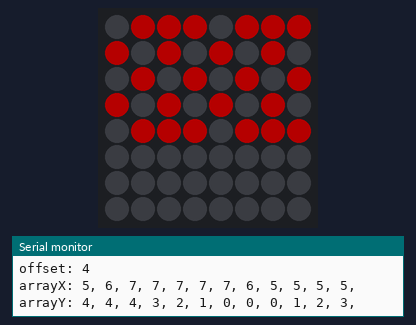
Simulated run of this sketch. Board: Arduino Uno, built with avr-gcc and run on an emulated ATmega328P. Shown: 8×8 RGB LED matrix (first LED top left, wired row by row), the last lines printed to the serial monitor. Dim RGB values are drawn brighter than linear.

Above: at 0.23 s.
At 8.15 s:
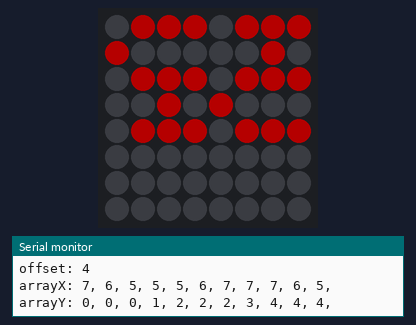
At 12.3 s:
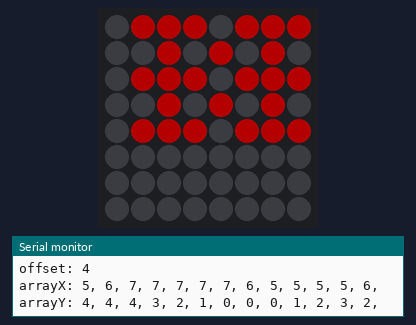
At 16.39 s:
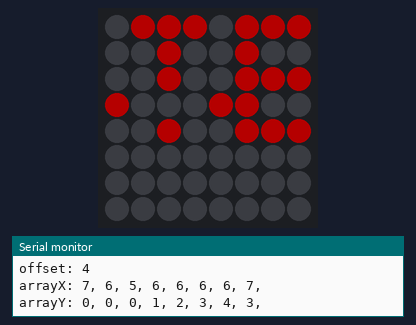
At 23.71 s:
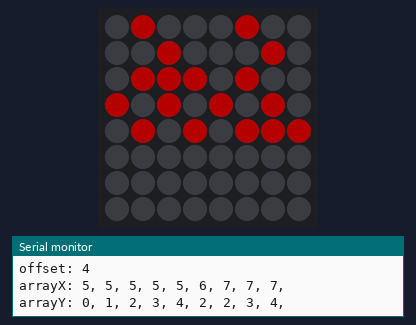
At 31.6 s:
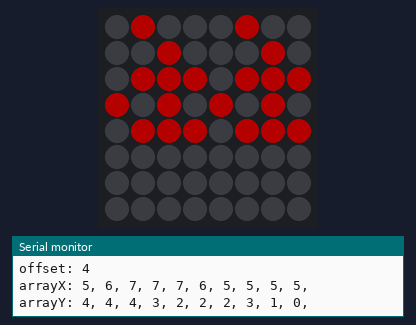

The sketch:

NEOPIXEL_MATRIX_1.0.ino
```cpp
#define FASTLED_ESP8266_NODEMCU_PIN_ORDER

#include <FastLED.h>

#define LED_PIN  3
#define COLOR_ORDER GRB
#define CHIPSET     WS2811
#define BRIGHTNESS 64

const uint8_t kMatrixWidth = 8;
const uint8_t kMatrixHeight = 8;
const bool    kMatrixSerpentineLayout = false;

uint16_t XY( uint8_t x, uint8_t y)
{
  uint16_t i;

  if ( kMatrixSerpentineLayout == false) {
    i = (y * kMatrixWidth) + x;
  }

  if ( kMatrixSerpentineLayout == true) {
    if ( y & 0x01) {
      // Odd rows run backwards
      uint8_t reverseX = (kMatrixWidth - 1) - x;
      i = (y * kMatrixWidth) + reverseX;
    } else {
      // Even rows run forwards
      i = (y * kMatrixWidth) + x;
    }
  }

  return i;
}

#define NUM_LEDS (kMatrixWidth * kMatrixHeight)

CRGB leds_plus_safety_pixel[ NUM_LEDS + 1];
CRGB* const leds( leds_plus_safety_pixel + 1);

uint16_t XYsafe( uint8_t x, uint8_t y)
{
  if ( x >= kMatrixWidth) return -1;
  if ( y >= kMatrixHeight) return -1;
  return XY(x, y);
}
//-------------------------------------------------------------------------------------------------------------------------
/*
   Alt over den her linje skal bare være der, så lad værd at fjerne det <3

   Ellers er det ret ez at bruge skræmene, bare skriv følgende
   leds[ XY(X, Y)]  = CHSV( H, S, V);
   hvor X,Y er kordinaterne på led'erne (hvor 0,0 er nede i højre hjørne)
   H,S,V er Hue, Saturation og lysstyrke
*/
//Arrays til X
int xX[] = {0, 0, 1, 1, 2, 2, 3, 3, 4, 4, 5, 5, 6, 6, 7, 7};
int xY[] = {7, 0, 6, 1, 5, 2, 4, 3, 3, 4, 2, 5, 1, 6, 0, 7};

//Arrays til hjerte
int hjerteX[] = {4, 3, 2, 1, 1, 1, 1, 2, 3, 4, 5, 5, 6, 7, 7, 7, 7, 6, 5};
int hjerteY[] = {0, 1, 2, 3, 4, 5, 6, 7, 7, 6, 7, 7, 7, 6, 5, 4, 3, 2, 1};

//Arrays til M
int mX[] = {5, 5, 5, 5, 4, 3, 3, 3, 3};
int mY[] = {2, 3, 4, 5, 4, 5, 4, 3, 2};

//Arrays til H
int hX[] = {5, 5, 5, 5, 3, 3, 3, 3, 4};
int hY[] = {2, 3, 4, 5, 2, 3, 4, 5, 4};

//Arrays til +
int plusX[] = {4, 4, 4, 5, 4, 3};
int plusY[] = {3, 4, 5, 4, 4, 4};

//Array for the number one
int oneX[] = {8, 7, 6, 5, 6, 6, 6, 6, 7};
int oneY[] = {8, 0, 0, 0, 1, 2, 3, 4, 3};

//Array for the number two
int twoX[] = {11, 5, 6, 7, 7, 7, 6, 5, 5, 5, 6, 7};
int twoY[] = {11, 0, 0, 0, 1, 2, 2, 2, 3, 4, 4, 4};

//Array for the number three
int threeX[] = {11, 7, 6, 5, 5, 5, 6, 7, 5, 5, 6, 7};
int threeY[] = {11, 0, 0, 0, 1, 2, 2, 2, 3, 4, 4, 4};

//Array for the number four
int fourX[] = {9, 5, 5, 5, 5, 5, 6, 7, 7, 7};
int fourY[] = {9, 0, 1, 2, 3, 4, 2, 2, 3, 4};

//Array for the number five
int fiveX[] = {11, 7, 6, 5, 5, 5, 6, 7, 7, 7, 6, 5};
int fiveY[] = {11, 0, 0, 0, 1, 2, 2, 2, 3, 4, 4, 4};

//Array for the number six
int sixX[] = {12, 5, 6, 7, 7, 7, 7, 7, 6, 5, 5, 5, 6};
int sixY[] = {12, 4, 4, 4, 3, 2, 1, 0, 0, 0, 1, 2, 2};

//Array for the number seven
int sevenX[] = {8, 7, 7, 6, 5, 5, 5, 5, 5};
int sevenY[] = {8, 3, 4, 4, 4, 3, 2, 1, 0};

//Array for the number eight
int eightX[] = {13, 5, 6, 7, 7, 7, 7, 7, 6, 5, 5, 5, 5, 6};
int eightY[] = {13, 4, 4, 4, 3, 2, 1, 0, 0, 0, 1, 2, 3, 2};

//Array for the number nine
int nineX[] = {10, 5, 6, 7, 7, 7, 6, 5, 5, 5, 5};
int nineY[] = {10, 4, 4, 4, 3, 2, 2, 2, 3, 1, 0};

//Array for the number zero
int zeroX[] = {12, 5, 6, 7, 7, 7, 7, 7, 6, 5, 5, 5, 5};
int zeroY[] = {12, 4, 4, 4, 3, 2, 1, 0, 0, 0, 1, 2, 3};


void setup() {
  FastLED.addLeds<CHIPSET, LED_PIN, COLOR_ORDER>(leds, NUM_LEDS).setCorrection(TypicalSMD5050);
  FastLED.setBrightness( BRIGHTNESS );

  Serial.begin(115200);
  Serial.println("");
  Serial.println("Finished Booting");

}

void loop() {

  FastLED.setBrightness(BRIGHTNESS);

  Serial.println("Writing beginning");
  for (int i = 0; i < 100; i++) {
    writeString(String(i), 0);
    delay(250);
  }

  Serial.println("");
  Serial.println("Done writing");
  delay(5000);
  turnOff();


}

void writeString(String str, int writeDelay) {

  turnOff();

  int lengthOfString = str.length();

  if (lengthOfString == 1) {
    str = "0" + str;
    lengthOfString = 2;
  }

  int offsetValue = 0;


  Serial.println("");
  Serial.print("Lenght: ");
  Serial.println(lengthOfString);

  for (int i = 0; i < lengthOfString; i++) {
    char s = str.charAt(i);

    Serial.print("Char: "); Serial.println(s);
    Serial.print("offset: "); Serial.println(offsetValue);


    if (s == '1') {
      turnOnArray(oneX, oneY, writeDelay, offsetValue);
    } else if (s == '2') {
      turnOnArray(twoX, twoY, writeDelay, offsetValue);
    } else if (s == '3') {
      turnOnArray(threeX, threeY, writeDelay, offsetValue);
    } else if (s == '4') {
      turnOnArray(fourX, fourY, writeDelay, offsetValue);
    } else if (s == '5') {
      turnOnArray(fiveX, fiveY, writeDelay, offsetValue);
    } else if (s == '6') {
      turnOnArray(sixX, sixY, writeDelay, offsetValue);
    } else if (s == '7') {
      turnOnArray(sevenX, sevenY, writeDelay, offsetValue);
    } else if (s == '8') {
      turnOnArray(eightX, eightY, writeDelay, offsetValue);
    } else if (s == '9') {
      turnOnArray(nineX, nineY, writeDelay, offsetValue);
    } else if (s == '0') {
      turnOnArray(zeroX, zeroY, writeDelay, offsetValue);
    } else {
      turnOnArray(xX, xY, writeDelay, offsetValue);
    }
    offsetValue += 4;
  }
  Serial.println("");
}

void turnOnArray(int arrayX[], int arrayY[], int _speed, int offset) {

  int arrayLength = arrayX[0] + 1;

  //Printing arrays to make sure they're correct

  Serial.println("");
  Serial.print("arrayX: ");
  for (int i = 1; i < arrayLength; i++) {
    Serial.print(arrayX[i]);
    Serial.print(", ");
  }
  Serial.println("");
  Serial.print("arrayY: ");
  for (int i = 1; i < arrayLength; i++) {
    Serial.print(arrayY[i]);
    Serial.print(", ");
  }

  Serial.println("");

  for (int i = 1; i < arrayLength; i++) {
    leds[ XY(arrayX[i] - offset, arrayY[i])]  = CHSV( 255, 255, 255);
    FastLED.show();
    delay(_speed);
  }
}

void turnOff() {
  for (int i = 0; i < 8; i++) {
    for (int y = 0; y < 8; y++) {
      leds[ XY(i, y)]  = CHSV( 0, 0, 0);
    }
  }
}
```

Measured:
- what the display in image 5 shows lasts 5.4 s, from 31.5 s to 36.9 s
